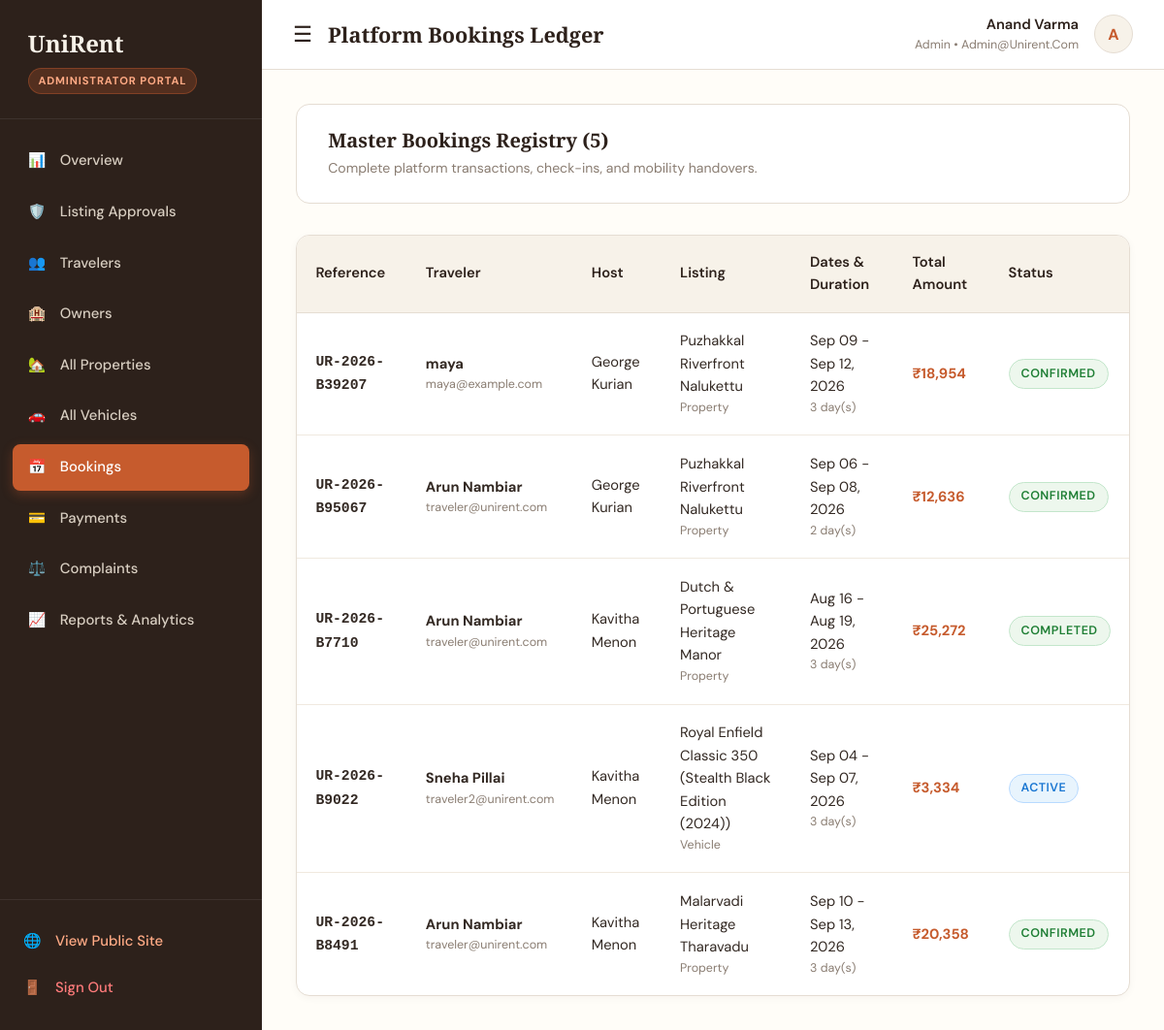
Screenshot of /admin/bookings (signed in) with the database file from the repository.
### app/models.py (models this page shows, shortened)
class User(db.Model):
    __tablename__ = 'users'
    user_id = db.Column(db.Integer, primary_key=True, autoincrement=True)
    full_name = db.Column(db.String(120), nullable=False)
    email = db.Column(db.String(150), unique=True, nullable=False, index=True)
    phone = db.Column(db.String(20), nullable=False)
    password_hash = db.Column(db.String(255), nullable=False)
    role = db.Column(db.String(20), nullable=False, default='traveler')  # traveler, owner, admin
    status = db.Column(db.String(20), nullable=False, default='active')  # active, suspended
    profile_image = db.Column(db.String(255), nullable=True)
    created_at = db.Column(db.DateTime, default=datetime.utcnow)
    updated_at = db.Column(db.DateTime, default=datetime.utcnow, onupdate=datetime.utcnow)
    owner_profile = db.relationship('Owner', backref='user', uselist=False, cascade='all, delete-orphan')
    admin_profile = db.relationship('Admin', backref='user', uselist=False, cascade='all, delete-orphan')
    bookings = db.relationship('Booking', backref='user', lazy='dynamic', cascade='all, delete-orphan')
    reviews = db.relationship('Review', backref='user', lazy='dynamic', cascade='all, delete-orphan')
    complaints = db.relationship('Complaint', backref='user', lazy='dynamic', cascade='all, delete-orphan')

class Booking(db.Model):
    __tablename__ = 'bookings'
    booking_id = db.Column(db.Integer, primary_key=True, autoincrement=True)
    booking_reference = db.Column(db.String(50), unique=True, nullable=False, index=True)
    user_id = db.Column(db.Integer, db.ForeignKey('users.user_id', ondelete='CASCADE'), nullable=False)
    owner_id = db.Column(db.Integer, db.ForeignKey('owners.owner_id', ondelete='CASCADE'), nullable=False)
    listing_type = db.Column(db.String(20), nullable=False)  # property, vehicle
    property_id = db.Column(db.Integer, db.ForeignKey('properties.property_id', ondelete='SET NULL'), nullable=True)
    vehicle_id = db.Column(db.Integer, db.ForeignKey('vehicles.vehicle_id', ondelete='SET NULL'), nullable=True)
    start_date = db.Column(db.Date, nullable=False)
    end_date = db.Column(db.Date, nullable=False)
    total_days = db.Column(db.Integer, nullable=False, default=1)
    daily_rate = db.Column(db.Float, nullable=False)
    service_fee = db.Column(db.Float, nullable=False, default=0.0)
    tax_amount = db.Column(db.Float, nullable=False, default=0.0)
    total_amount = db.Column(db.Float, nullable=False)
    booking_status = db.Column(db.String(20), nullable=False, default='confirmed')  # pending, confirmed, active, completed, cancelled
    special_requests = db.Column(db.Text, nullable=True)
    created_at = db.Column(db.DateTime, default=datetime.utcnow)
    payment = db.relationship('Payment', backref='booking', uselist=False, cascade='all, delete-orphan')
    review = db.relationship('Review', backref='booking', uselist=False, cascade='all, delete-orphan')
    complaints = db.relationship('Complaint', backref='booking', lazy='dynamic', cascade='all, delete-orphan')
    @property
    def listing_name(self):
        if self.listing_type == 'property' and self.property:
            return self.property.property_name
        elif self.listing_type == 'vehicle' and self.vehicle:
            return f"{self.vehicle.vehicle_name} ({self.vehicle.model})"
        return 'Listing'

class Property(db.Model):
    __tablename__ = 'properties'
    property_id = db.Column(db.Integer, primary_key=True, autoincrement=True)
    owner_id = db.Column(db.Integer, db.ForeignKey('owners.owner_id', ondelete='CASCADE'), nullable=False)
    property_name = db.Column(db.String(160), nullable=False)
    slug = db.Column(db.String(180), unique=True, nullable=False)
    property_type = db.Column(db.String(80), nullable=False)  # Heritage Villa, Traditional Tharavadu, Nalukettu, Colonial Manor
    description = db.Column(db.Text, nullable=False)
    address = db.Column(db.String(255), nullable=False)
    district = db.Column(db.String(50), nullable=False)  # Ernakulam, Thrissur
    latitude = db.Column(db.Float, nullable=False)
    longitude = db.Column(db.Float, nullable=False)
    price_per_night = db.Column(db.Float, nullable=False)
    guest_capacity = db.Column(db.Integer, nullable=False, default=2)
    bedrooms = db.Column(db.Integer, nullable=False, default=1)
    bathrooms = db.Column(db.Integer, nullable=False, default=1)
    amenities = db.Column(db.Text, nullable=True)  # JSON serialized list
    images = db.Column(db.Text, nullable=True)  # JSON serialized list of image paths/URLs
    featured_image = db.Column(db.String(255), nullable=True)
    approval_status = db.Column(db.String(20), nullable=False, default='pending')  # pending, approved, rejected
    rejection_reason = db.Column(db.Text, nullable=True)
    availability_status = db.Column(db.String(20), nullable=False, default='available')  # available, booked, maintenance
    featured = db.Column(db.Boolean, nullable=False, default=False)
    created_at = db.Column(db.DateTime, default=datetime.utcnow)
    bookings = db.relationship('Booking', backref='property', lazy='dynamic')
    reviews = db.relationship('Review', backref='property', lazy='dynamic')

class Vehicle(db.Model):
    __tablename__ = 'vehicles'
    vehicle_id = db.Column(db.Integer, primary_key=True, autoincrement=True)
    owner_id = db.Column(db.Integer, db.ForeignKey('owners.owner_id', ondelete='CASCADE'), nullable=False)
    vehicle_name = db.Column(db.String(160), nullable=False)
    model = db.Column(db.String(100), nullable=False)
    vehicle_type = db.Column(db.String(20), nullable=False)  # car, bike, scooter
    description = db.Column(db.Text, nullable=False)
    price_per_day = db.Column(db.Float, nullable=False)
    district = db.Column(db.String(50), nullable=False)  # Ernakulam, Thrissur
    pickup_location = db.Column(db.String(255), nullable=False)
    latitude = db.Column(db.Float, nullable=False)
    longitude = db.Column(db.Float, nullable=False)
    delivery_available = db.Column(db.Boolean, nullable=False, default=True)
    specifications = db.Column(db.Text, nullable=True)  # JSON or key:value
    images = db.Column(db.Text, nullable=True)
    featured_image = db.Column(db.String(255), nullable=True)
    approval_status = db.Column(db.String(20), nullable=False, default='pending')  # pending, approved, rejected
    rejection_reason = db.Column(db.Text, nullable=True)
    availability_status = db.Column(db.String(20), nullable=False, default='available')  # available, rented, maintenance
    featured = db.Column(db.Boolean, nullable=False, default=False)
    created_at = db.Column(db.DateTime, default=datetime.utcnow)
    bookings = db.relationship('Booking', backref='vehicle', lazy='dynamic')
    reviews = db.relationship('Review', backref='vehicle', lazy='dynamic')

### app/routes/admin.py (the view)
@admin_bp.route('/bookings')
@login_required('admin')
def bookings():
    bookings_list = Booking.query.order_by(Booking.created_at.desc()).all()
    return render_template('admin/bookings.html', bookings=bookings_list)

### templates/admin/bookings.html (shortened to what this page needs)
{% extends "dashboard_base.html" %}
{% block page_title %}Platform Bookings Ledger{% endblock %}
{% block dashboard_content %}
<div style="background: var(--ur-white); border: 1px solid var(--ur-border); border-radius: var(--radius-md); padding: 1.5rem 2rem; margin-bottom: 2rem; display: flex; justify-content: space-between; align-items: center;">
  <div>
    <h3 style="font-size: 1.25rem; margin: 0 0 0.3rem;">Master Bookings Registry ({{ bookings|length }})</h3>
    <p style="color: var(--ur-muted); font-size: 0.88rem; margin: 0;">Complete platform transactions, check-ins, and mobility handovers.</p>
  </div>
</div>
<div class="table-responsive">
  <table class="table">
    <thead>
      <tr>
        <th>Reference</th>
        <th>Traveler</th>
        <th>Host</th>
        <th>Listing</th>
        <th>Dates & Duration</th>
        <th>Total Amount</th>
        <th>Status</th>
      </tr>
    </thead>
    <tbody>
      {% for b in bookings %}
        <tr>
          <td><strong style="font-family: monospace;">{{ b.booking_reference }}</strong></td>
          <td>
            <strong>{{ b.user.full_name }}</strong>
            <div style="font-size: 0.78rem; color: var(--ur-muted);">{{ b.user.email }}</div>
          </td>
          <td>{{ b.owner.user.full_name }}</td>
          <td>
            <div>{{ b.listing_name }}</div>
            <div style="font-size: 0.78rem; color: var(--ur-muted);">{{ b.listing_type|capitalize }}</div>
          </td>
          <td>
            {{ b.start_date.strftime('%b %d') }} - {{ b.end_date.strftime('%b %d, %Y') }}
            <div style="font-size: 0.78rem; color: var(--ur-muted);">{{ b.total_days }} day(s)</div>
          </td>
          <td><strong style="color: var(--ur-burnt-orange);">{{ format_currency(b.total_amount) }}</strong></td>
          <td>
            <span class="badge {% if b.booking_status in ['confirmed', 'completed'] %}badge-approved{% elif b.booking_status == 'active' %}badge-active{% else %}badge-pending{% endif %}">
              {{ b.booking_status|capitalize }}
            </span>
          </td>
        </tr>
      {% endfor %}
    </tbody>
  </table>
</div>
{% endblock %}

### templates/dashboard_base.html (shortened to what this page needs)
<!DOCTYPE html>
<html lang="en">
<head>
  <link rel="stylesheet" href="https://unpkg.com/leaflet@1.9.4/dist/leaflet.css"/>
  <link rel="stylesheet" href="{{ url_for('static', filename='css/style.css') }}">
</head>
<body>
<div class="dashboard-container">
  <aside class="dashboard-sidebar">
    <div class="sidebar-header">
      <a href="{{ url_for('main.index') }}" class="sidebar-brand">
        UniRent
      </a>
      <div>
        <span class="sidebar-role-badge">
          {% if current_user and current_user.role == 'admin' %}Administrator Portal
          {% elif current_user and current_user.role == 'owner' %}Property & Vehicle Host
          {% elif current_user and current_user.role == 'traveler' %}Traveler Account
          {% else %}Traveler Account{% endif %}
        </span>
      </div>
    </div>
    <ul class="sidebar-menu">
      {% if current_user and current_user.role == 'admin' %}
        <li class="sidebar-item">
          <a href="{{ url_for('admin.dashboard') }}" class="sidebar-link {% if request.endpoint == 'admin.dashboard' %}active{% endif %}">
            <span>📊</span> <span>Overview</span>
          </a>
        </li>
        <li class="sidebar-item">
          <a href="{{ url_for('admin.approvals') }}" class="sidebar-link {% if request.endpoint == 'admin.approvals' %}active{% endif %}">
            <span>🛡️</span> <span>Listing Approvals</span>
          </a>
        </li>
        <li class="sidebar-item">
          <a href="{{ url_for('admin.travelers') }}" class="sidebar-link {% if request.endpoint == 'admin.travelers' %}active{% endif %}">
            <span>👥</span> <span>Travelers</span>
          </a>
        </li>
        <li class="sidebar-item">
          <a href="{{ url_for('admin.owners') }}" class="sidebar-link {% if request.endpoint == 'admin.owners' %}active{% endif %}">
            <span>🏨</span> <span>Owners</span>
          </a>
        </li>
        <li class="sidebar-item">
          <a href="{{ url_for('admin.properties') }}" class="sidebar-link {% if request.endpoint == 'admin.properties' %}active{% endif %}">
            <span>🏡</span> <span>All Properties</span>
          </a>
        </li>
        <li class="sidebar-item">
          <a href="{{ url_for('admin.vehicles') }}" class="sidebar-link {% if request.endpoint == 'admin.vehicles' %}active{% endif %}">
            <span>🚗</span> <span>All Vehicles</span>
          </a>
        </li>
        <li class="sidebar-item">
          <a href="{{ url_for('admin.bookings') }}" class="sidebar-link {% if request.endpoint == 'admin.bookings' %}active{% endif %}">
            <span>📅</span> <span>Bookings</span>
          </a>
        </li>
        <li class="sidebar-item">
          <a href="{{ url_for('admin.payments') }}" class="sidebar-link {% if request.endpoint == 'admin.payments' %}active{% endif %}">
            <span>💳</span> <span>Payments</span>
          </a>
        </li>
        <li class="sidebar-item">
          <a href="{{ url_for('admin.complaints') }}" class="sidebar-link {% if request.endpoint == 'admin.complaints' %}active{% endif %}">
            <span>⚖️</span> <span>Complaints</span>
          </a>
        </li>
        <li class="sidebar-item">
          <a href="{{ url_for('admin.reports') }}" class="sidebar-link {% if request.endpoint == 'admin.reports' %}active{% endif %}">
            <span>📈</span> <span>Reports & Analytics</span>
          </a>
        </li>
      {% endif %}
    </ul>
    <div class="sidebar-footer">
      <a href="{{ url_for('main.index') }}" class="sidebar-link" style="padding-left:0; color:#ffaa85;">
        <span>🌐</span> <span>View Public Site</span>
      </a>
      <a href="{{ url_for('auth.logout') }}" class="sidebar-link" style="padding-left:0; color:#ff7b7b;">
        <span>🚪</span> <span>Sign Out</span>
      </a>
    </div>
  </aside>
  <div class="dashboard-main">
    <header class="dashboard-topbar">
      <div style="display:flex; align-items:center; gap:1rem;">
        <button id="dashboard_sidebar_toggle" style="background:none; border:none; font-size:1.4rem; cursor:pointer; color:var(--ur-brown); display:block;">
          ☰
        </button>
        <h3 style="font-size:1.35rem; margin:0;">{% block page_title %}Dashboard{% endblock %}</h3>
      </div>
      <div class="topbar-user">
        {% if current_user %}
        <div style="text-align:right;">
          <div style="font-weight:600; font-size:0.92rem; color:var(--ur-brown);">{{ current_user.full_name }}</div>
          <div style="font-size:0.78rem; color:var(--ur-muted); text-transform:capitalize;">{{ current_user.role }} • {{ current_user.email }}</div>
        </div>
        <div class="user-avatar-circle">
          {{ current_user.full_name[:1] if current_user.full_name else 'U' }}
        </div>
        {% endif %}
      </div>
    </header>
    <div class="dashboard-content">
      {% block dashboard_content %}
      {% endblock %}
    </div>
  </div>
</div>
</body>
</html>

### rows the page displays
User: full_name "Anand Varma", role "Admin", email "Admin@unirent.com", full_name "A"
Booking: booking_reference "UR-2026-B39207", user.full_name "maya", user.email "maya@example.com", owner.user.full_name "George Kurian", listing_name "Puzhakkal Riverfront Nalukettu", listing_type "Property", start_date "Sep 09", end_date "Sep 12, 2026", total_days "3", total_amount "₹18,954", booking_status "CONFIRMED"
Booking: booking_reference "UR-2026-B95067", user.full_name "Arun Nambiar", user.email "traveler@unirent.com", owner.user.full_name "George Kurian", listing_name "Puzhakkal Riverfront Nalukettu", listing_type "Property", start_date "Sep 06", end_date "Sep 08, 2026", total_days "2", total_amount "₹12,636", booking_status "CONFIRMED"
Booking: booking_reference "UR-2026-B7710", user.full_name "Arun Nambiar", user.email "traveler@unirent.com", owner.user.full_name "Kavitha Menon", listing_name "Dutch & Portuguese Heritage Manor", listing_type "Property", start_date "Aug 16", end_date "Aug 19, 2026", total_days "3", total_amount "₹25,272", booking_status "COMPLETED"
Booking: booking_reference "UR-2026-B9022", user.full_name "Sneha Pillai", user.email "traveler2@unirent.com", owner.user.full_name "Kavitha Menon", listing_name "Royal Enfield Classic 350 (Stealth Black Edition (2024))", listing_type "Vehicle", start_date "Sep 04", end_date "Sep 07, 2026", total_days "3", total_amount "₹3,334", booking_status "ACTIVE"
Booking: booking_reference "UR-2026-B8491", user.full_name "Arun Nambiar", user.email "traveler@unirent.com", owner.user.full_name "Kavitha Menon", listing_name "Malarvadi Heritage Tharavadu", listing_type "Property", start_date "Sep 10", end_date "Sep 13, 2026", total_days "3", total_amount "₹20,358", booking_status "CONFIRMED"

### other values shown
{{ bookings|length }} "5"
